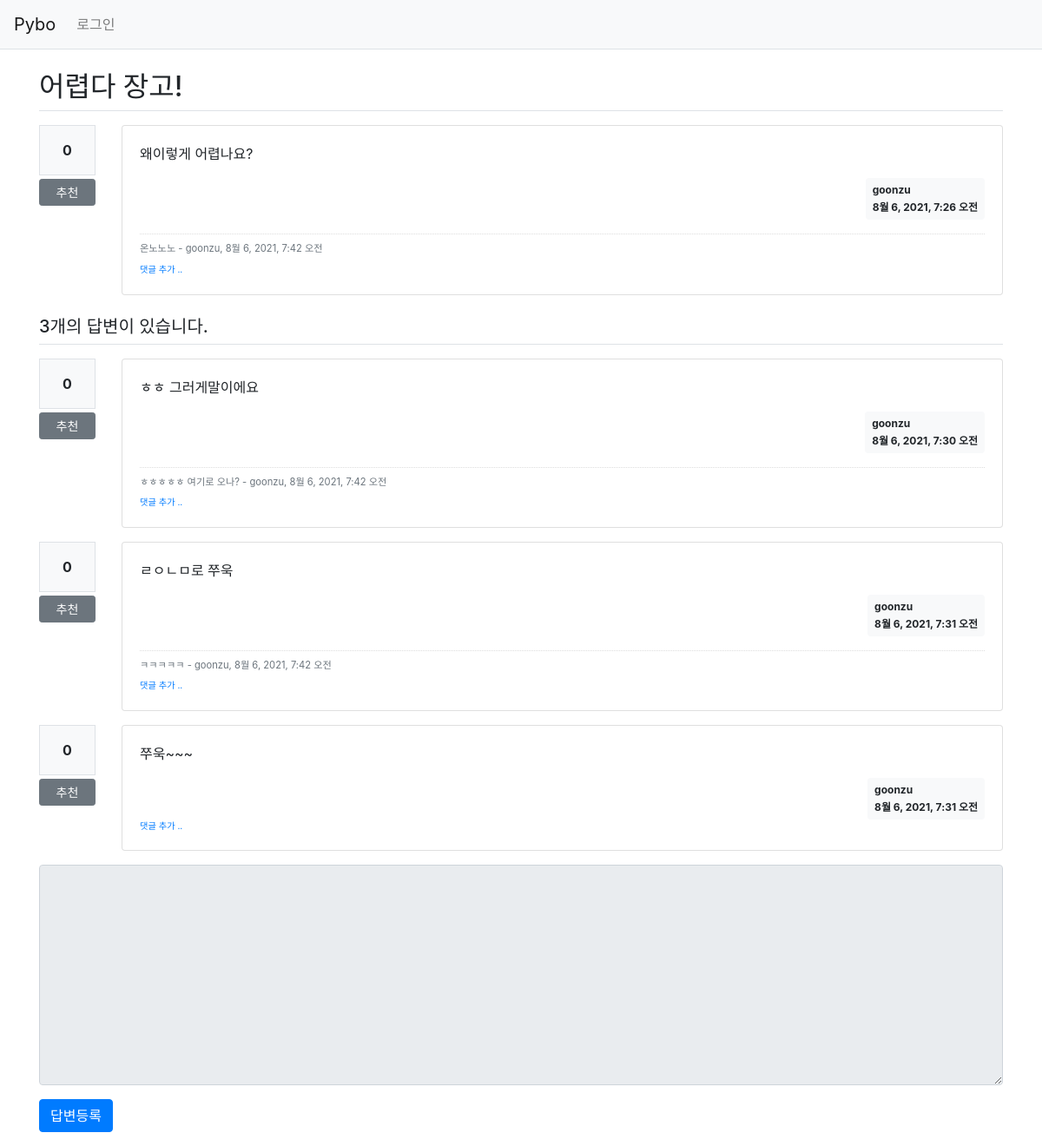
Page /pybo/306/ on the committed database.
### pybo/models.py (models this page shows, shortened)
class Question(models.Model):
    author = models.ForeignKey(User, on_delete=models.CASCADE, related_name='author_question')
    subject = models.CharField(max_length=200)
    content = models.TextField()
    create_date = models.DateTimeField()
    modify_date = models.DateTimeField(null=True, blank=True)
    voter = models.ManyToManyField(User, related_name='voter_question') # 추천인 추가

class Comment(models.Model):
    author = models.ForeignKey(User, on_delete=models.CASCADE)
    content = models.TextField()
    create_date = models.DateTimeField()
    modify_date = models.DateTimeField(null=True, blank=True)
    question = models.ForeignKey(Question, null=True, blank=True, on_delete=models.CASCADE)
    answer = models.ForeignKey(Answer, null=True, blank=True, on_delete=models.CASCADE)

class Answer(models.Model):
    author = models.ForeignKey(User, on_delete=models.CASCADE, related_name='author_answer')
    question = models.ForeignKey(Question, on_delete=models.CASCADE)
    content = models.TextField()
    create_date = models.DateTimeField()
    modify_date = models.DateTimeField(null=True, blank=True)
    voter = models.ManyToManyField(User, related_name='voter_answer')

### pybo/views/base_views.py (the view)
# urls.py: path('<int:question_id>/', base_views.detail, name='detail'),
def detail(request, question_id):
    question = get_object_or_404(Question, pk=question_id)  # pk : primary key
    context = {'question': question}
    return render(request, 'pybo/question_detail.html', context)

### pybo/templatetags/pybo_filter.py (called while the page is built)
@register.filter()
def mark(value):
    extensions = ["nl2br", "fenced_code"]
    return mark_safe(markdown.markdown(value, extensions=extensions))

### templates/pybo/question_detail.html (shortened to what this page needs)
{% extends 'base.html' %}
{% load pybo_filter %}
{% block content %}
<div class="container my-3">
    <h2 class="border-bottom py-2">{{ question.subject }}</h2>
    <div class="row my-3">
        <div class="col-1">
            <div class="bg-light text-center p-3 border font-weight-bolder mb-1">{{question.voter.count}}</div>
            <a href="#" data-uri="{% url 'pybo:vote_question' question.id  %}"
               class="recommend btn btn-sm btn-secondary btn-block my-1">추천</a>
        </div>
        <div class="col-11">
            <div class="card">
                <div class="card-body">
                    <div class="card-text">{{ question.content|mark }}</div>
                    <div class="d-flex justify-content-end">
                        <div class="badge badge-light p-2 text-left">
                            <div class="mb-2">{{ question.author.username }}</div>
                            <div>{{ question.create_date }}</div>
                        </div>
                    </div>
                    {% if question.comment_set.count > 0 %}
                    <div class="mt-3">
                    {% for comment in question.comment_set.all %}
                        <div class="comment py-2 text-muted">
                            <span style="white-space: pre-line;">{{ comment.content }}</span>
                            <span>
                                - {{ comment.author }}, {{ comment.create_date }}
                            </span>
                        </div>
                    {% endfor %}
                    </div>
                    {% endif %}
                    <div>
                        <a href="{% url 'pybo:comment_create_question' question.id  %}"
                           class="small"><small>댓글 추가 ..</small></a>
                    </div>
                </div>
            </div>
        </div>
    </div>
    <h5 class="border-bottom my-3 py-2">{{question.answer_set.count}}개의 답변이 있습니다.</h5>
    {% for answer in question.answer_set.all %}
    <div class="row my-3">
        <div class="col-1">
            <div class="bg-light text-center p-3 border font-weight-bolder mb-1">{{answer.voter.count}}</div>
            <a href="#" data-uri="{% url 'pybo:vote_answer' answer.id  %}"
                class="recommend btn btn-sm btn-secondary btn-block my-1">추천</a>
        </div>
        <div class="col-11">
            <div class="card">
                <div class="card-body">
                    <div class="card-text">{{ answer.content|mark }}</div>
                    <div class="d-flex justify-content-end">
                        <div class="badge badge-light p-2 text-left">
                            <div class="mb-2">{{ answer.author.username }}</div>
                            <div>{{ answer.create_date }}</div>
                        </div>
                    </div>
                    {% if answer.comment_set.count > 0 %}
                    <div class="mt-3">
                    {% for comment in answer.comment_set.all %}
                        <div class="comment py-2 text-muted">
                            <span style="white-space: pre-line;">{{ comment.content }}</span>
                            <span>
                                - {{ comment.author }}, {{ comment.create_date }}
                            </span>
                        </div>
                    {% endfor %}
                    </div>
                    {% endif %}
                    <div>
                        <a href="{% url 'pybo:comment_create_answer' answer.id  %}"
                           class="small"><small>댓글 추가 ..</small></a>
                    </div>
                </div>
            </div>
        </div>
    </div>
    {% endfor %}
    <form action="{% url 'pybo:answer_create' question.id %}" method="post" class="my-3">
        <div class="form-group">
            <textarea {% if not user.is_authenticated %}disabled{% endif %}
              name="content" id="content" class="form-control" rows="10"></textarea>
        </div>
        <input type="submit" value="답변등록" class="btn btn-primary">
    </form>
</div>
{% endblock %}

### static/style.css (style rules this page uses)
.comment { border-top:dotted 1px #ddd; font-size:0.7em; }

### rows in the picture
Question: subject "어렵다 장고!", voter.count "0", content|mark "왜이렇게 어렵나요?", author.username "goonzu", create_date "8월 6, 2021, 7:26 오전", answer_set.count "3"
Comment: content "온노노노", author "goonzu", create_date "8월 6, 2021, 7:42 오전"
Answer: voter.count "0", content|mark "ㅎㅎ 그러게말이에요", author.username "goonzu", create_date "8월 6, 2021, 7:30 오전"
Comment: content "ㅎㅎㅎㅎㅎ 여기로 오나?", author "goonzu", create_date "8월 6, 2021, 7:42 오전"
Answer: voter.count "0", content|mark "ㄹㅇㄴㅁ로 쭈욱", author.username "goonzu", create_date "8월 6, 2021, 7:31 오전"
Comment: content "ㅋㅋㅋㅋㅋ", author "goonzu", create_date "8월 6, 2021, 7:42 오전"
Answer: voter.count "0", content|mark "쭈욱~~~", author.username "goonzu", create_date "8월 6, 2021, 7:31 오전"
